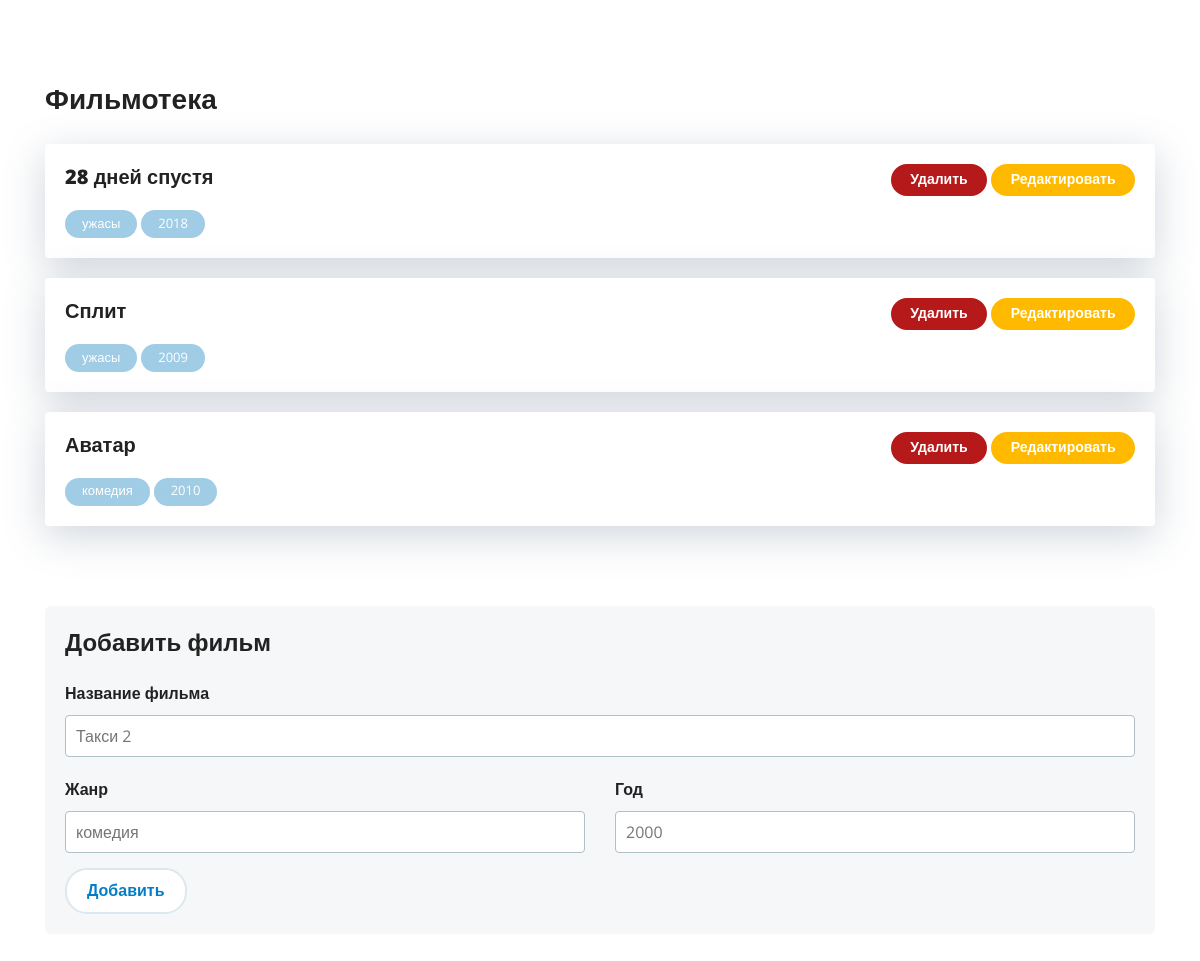
The page /ui/index.php on the database its author committed.
### tables this page shows
CREATE TABLE `films` (
  `id` int(11) NOT NULL,
  `title` text NOT NULL,
  `genre` text NOT NULL,
  `years` text NOT NULL,
  `description` text NOT NULL,
  `photo` char(255) NOT NULL
);

### ui/index.php (the view, shortened to what this page needs)
<?php
$link = mysqli_connect('localhost', 'root', '', 'wd04-filmoteka-ofitserov');
$query = "SELECT * FROM `films`";
if (mysqli_query($link,$query)) {
    $resault = mysqli_query($link,$query);
    while ($row = mysqli_fetch_array($resault)) {
        $films[] = $row;
    }
}
?>
<!DOCTYPE html>
<html lang="ru">
<head>
	<link rel="stylesheet" href="libs/normalize-css/normalize.css" />
	<link rel="stylesheet" href="libs/bootstrap-4-grid/grid.min.css" />
	<link rel="stylesheet" href="libs/jquery-custom-scrollbar/jquery.custom-scrollbar.css" />
	<link rel="stylesheet" href="./css/main.css" />
</head>
<body class="index-page">
	<div class="container user-content section-page">
        <div class="title-1">Фильмотека</div>
    <?php
        foreach ($films as $key => $value) {
        ?>
        <div class="card mb-20">
            <div class="card__top">
            <h4 class="title-4"><?=@$films[$key]['title']?></h4>
             <div>
                <a href="index.php?action=deleted&id=<?=$films[$key]['id']?>" class="button button--removesmall">Удалить</a>
                <a href="edit.php?action=edit&id=<?=$films[$key]['id']?>" class="button button--editsmall">Редактировать</a>
            </div>
            </div>
            <div class="badge"><?=@$films[$key]['genre']?></div>
            <div class="badge"><?=@$films[$key]['years']?></div>
        </div>
    <?php
        }
    ?>
		<div class="panel-holder mt-80 mb-40">
			<div class="title-3 mt-0">Добавить фильм</div>
			<form action="index.php" method="post">
				<div class="form-group"><label class="label">Название фильма<input class="input" name="title" type="text" placeholder="Такси 2" /></label></div>
				<div class="row">
					<div class="col">
						<div class="form-group"><label class="label">Жанр<input class="input" name="genre" type="text" placeholder="комедия" /></label></div>
					</div>
					<div class="col">
						<div class="form-group"><label class="label">Год<input class="input" name="years" type="text" placeholder="2000" /></label></div>
					</div>
				</div><input class="button" type="submit" name="newFilm" value="Добавить" />
			</form>
		</div>
	</div>
</body>
</html>

### rows shown on the page
films: title "28 дней спустя", genre "ужасы", years "2018"
films: title "Сплит", genre "ужасы", years "2009"
films: title "Аватар", genre "комедия", years "2010"
